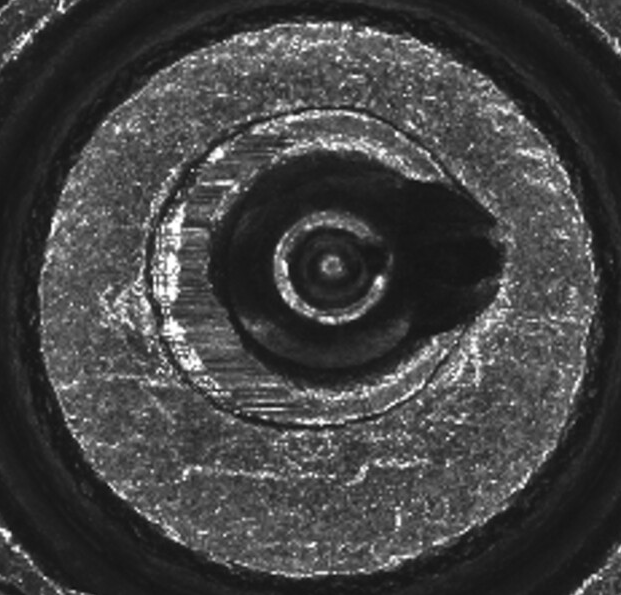
#> input picture Data/Picture1.png, 621 x 595 px; its folder holds 4 pictures in this run
$ python data_ingestion_preprocess.py
#> lines starting #> are read from the running program, lines starting #| are printed output that depends on the picture; after the words box and inside, x2 and y2 are one past the last pixel; in counts of white or black regions, pixels touching at a corner belong together
### src/components/firing_pin_impression.py
# Library Imports
import sys
import os

import pandas as pd
import numpy as np
from glob import glob
import cv2
import matplotlib.pylab as plt
from itertools import chain

import hdbscan

from src.exception import CustomException
from src.logger import logging
from dataclasses import dataclass

@dataclass
class Firing_pin_config:
    masked_final_image:str = os.path.join('Data','Masked_output_image')

class firing_pin_identification:
    def __init__(self):
        self.firing_pin = Firing_pin_config()

    def firing_pin_hough(self):
        try:
            # Read OTSU image.
            img = cv2.imread("Data/Otsu.png", cv2.IMREAD_COLOR)

            # Convert to grayscale.
            gray = cv2.cvtColor(img, cv2.COLOR_BGR2GRAY)

            # Blur using 3 * 3 kernel.
            gray_blurred = cv2.blur(gray, (3, 3))

            # Apply Hough transform on the blurred image.
            detected_circles = cv2.HoughCircles(gray_blurred,
                            cv2.HOUGH_GRADIENT, 1, 20,  param1 = 50,
                        param2 = 30, minRadius = 30, maxRadius = 50)

            # Draw circles that are detected.
            if detected_circles is not None:

                # Convert the circle parameters a, b and r to integers.
                detected_circles = np.uint16(np.around(detected_circles))

                for pt in detected_circles[0, :]:
                    a, b, r = pt[0], pt[1], pt[2]

                    # Draw the circumference of the circle.
                    cv2.circle(img, (a, b), r+20, (0, 255, 0), 2)

                    # Draw a small circle (of radius 1) to show the center.
                    cv2.circle(img, (a, b), 1, (0, 0, 255), 3)
                    cv2.imwrite("Data/Hough_circle.png", img)

            # Data points matching hough circle and firing pin points are identified.

            # Circle points
            new_img = np.zeros((gray.shape[0],gray.shape[1]),dtype='int8')

            for pt in detected_circles[0, :]:
                a, b, r = pt[0], pt[1], pt[2]

            # Draw the circumference of the circle.
            cv2.circle(new_img, (a, b), r+150, (255, 0, 0), 0)

            # Dataframe for circle points
            # Indexes for array
            indices = np.dstack(np.indices(new_img.shape))
            flatten_array = list(chain.from_iterable(indices))

            # Dataframe with pixel values and positions
            df_circle = pd.DataFrame(flatten_array,columns=['rows','columns'])
            df_circle['values'] = new_img.flatten()
            new = df_circle[df_circle['values']!=0] # Circle points

            # Greyscale points
            gray_img = np.copy(gray)

            # Dataframe for gray image points
            # Indexes for array
            indices = np.dstack(np.indices(gray_img.shape))
            flatten_array = list(chain.from_iterable(indices))

            # Dataframe with pixel values and positions
            df_gray = pd.DataFrame(flatten_array,columns=['rows','columns'])
            df_gray['values_gray'] = gray_img.flatten()

            # Matching points between cicle and FP points in original image
            merged_df = pd.merge(df_circle, df_gray, on=["rows", "columns"])

            # Matching points
            merged_df["patch"] = np.where((merged_df['values'] == 127) & (merged_df['values_gray'] <100), 255, 0)

            # Save patch
            patch = np.array(merged_df['patch'])
            patch = np.reshape(patch,new_img.shape)
            patch = np.uint8(patch)
            cv2.imwrite('Data/patch.png',patch)

            # Finding midpoint of patch using edge detection

            #ORB
            # Oriented FAST and Rotated BRIEF
            img = cv2.imread("Data/patch.png", 0)

            orb = cv2.ORB_create(1)

            kp, des = orb.detectAndCompute(img, None)

            # Draw keypoints location
            img2 = cv2.drawKeypoints(img, kp, None, flags=None)

            # Point
            import math
            for x in kp:
                i = math.ceil(x.pt[0])
                j = math.ceil(x.pt[1])

            # Arrow for FP drag
            new_img = cv2.imread("Data/Final.png")

            cv2.circle(new_img, (detected_circles[0][0][0],detected_circles[0][0][1]), 15, (255,0,0), 3)
            cv2.arrowedLine(new_img, (detected_circles[0][0][0],detected_circles[0][0][1]), (i,j), (255,0,0), 3, 5, 0, 0.1)

            cv2.imwrite('Data/Final_image.png',new_img)


        except Exception as e:
            raise CustomException(e,sys)

### src/components/model_training_masking.py
# Library Imports
import sys
import os

import pandas as pd
import numpy as np
from glob import glob
import cv2
import matplotlib.pylab as plt

import hdbscan

from src.exception import CustomException
from src.logger import logging
from dataclasses import dataclass

@dataclass
class ModeltrainerConfig:
    output_file_path:str = os.path.join('Data','BF_Output.png')

class Modeltrainer:
    def __init__(self):
        self.model_trainer_config = ModeltrainerConfig()

    def model(self,df,pic_shape):
        try:
            # Model training to find clusters
            # HDBSCAN algorithm

            df_use = df[(df['values']==255)] # To get the breech-face impression part of image.

            clusterer = hdbscan.HDBSCAN(min_cluster_size=200, gen_min_span_tree=True, min_samples=4)
            clusterer.fit(df_use.iloc[:,:2])

            # Merging clusters to Dataframe
            df_use['HDBSCAN_labels']=clusterer.labels_
            fin_df = pd.merge(df, df_use, on=["rows", "columns"], how='left')
            fin_df['HDBSCAN_labels'] = fin_df['HDBSCAN_labels'].fillna(-2).astype(int)

            # Take data points from the breech-face cluster and mask original image.

            test = fin_df.groupby(by='HDBSCAN_labels').count()
            test.drop([-2], axis=0, inplace=True)

            test = test.reset_index().sort_values(by='values_y',ascending=False)
            label = test['HDBSCAN_labels'].iloc[0]

            fin_df["mask"] = np.where((fin_df["HDBSCAN_labels"] == label), 255, 0)

            #Visualize mask area
            arr = fin_df['mask'].array.reshape(pic_shape)
            exp_arr = np.expand_dims(arr, axis=(-1))
            sam = np.uint8(exp_arr)

            # Mask original image
            sam_img = cv2.imread("Data/Picture.png")

            pixels = fin_df[fin_df['mask'] == 255]
            lis1 = list(pixels['rows'])
            lis2 = list(pixels['columns'])

            for i, j in zip(lis1, lis2):
                sam_img[i][j] = [0,0,255]

            cv2.imwrite(self.model_trainer_config.output_file_path,sam_img)

        except Exception as e:
            raise CustomException(e,sys)


### src/exception.py
import sys
from src.logger import logging


def error_message_detail(error,error_detail:sys):
    _,_,exc_tb = error_detail.exc_info() # exc_tb will be traceback object
    file_name = exc_tb.tb_frame.f_code.co_filename
    error_message = "Error occurred in python script name [{0}] line number [{1}] error message [{2}]".format(
        file_name,exc_tb.tb_lineno,str(error))
    return error_message

class CustomException(Exception):
    def __init__(self,error_message,error_detail:sys):
        super().__init__(error_message)
        self.error_message = error_message_detail(error_message, error_detail=error_detail)

    def __str__(self):
        return self.error_message

# [6 lines of commented-out code are left out]


### src/components/data_ingestion_preprocess.py
# Library imports
import pandas as pd
import numpy as np

from glob import glob
import cv2
import matplotlib.pylab as plt
import seaborn as sns

from collections import Counter

from itertools import chain
from dataclasses import dataclass
import os
import sys

from model_training_masking import Modeltrainer
from firing_pin_impression import firing_pin_identification

from src.exception import CustomException
from src.logger import logging

@dataclass
class DataIngestionConfig:
    picture:str = os.path.join('Data','Picture.png')
    otsu:str = os.path.join('Data','Otsu.png')


class Data_ingestion_process:
    def __init__(self):
        self.ingestion_config = DataIngestionConfig()

    def initiate_data_ingestion(self):
        try:
            # Import image data
            pic = glob("Data/Picture1.png")
            img = cv2.imread(pic[0])
#> img is the input picture: shape (595, 621, 3); min 12, max 255, mean 67.2

            # Add to Data folder
            print(type(img))
#| <class 'numpy.ndarray'>
            cv2.imwrite(self.ingestion_config.picture, img)

        except Exception as e:
            raise CustomException(e,sys)

    def preprocess(self):
        try:
            # Converting image to grayscale
            img = cv2.imread(self.ingestion_config.picture)
            img_gray = cv2.cvtColor(img, cv2.COLOR_RGB2GRAY)


            # OTSU for segmentation
            # Creating a CLAHE object
            clahe = cv2.createCLAHE(clipLimit=2.0, tileGridSize=(8,8))
            clahe_img = clahe.apply(img_gray)
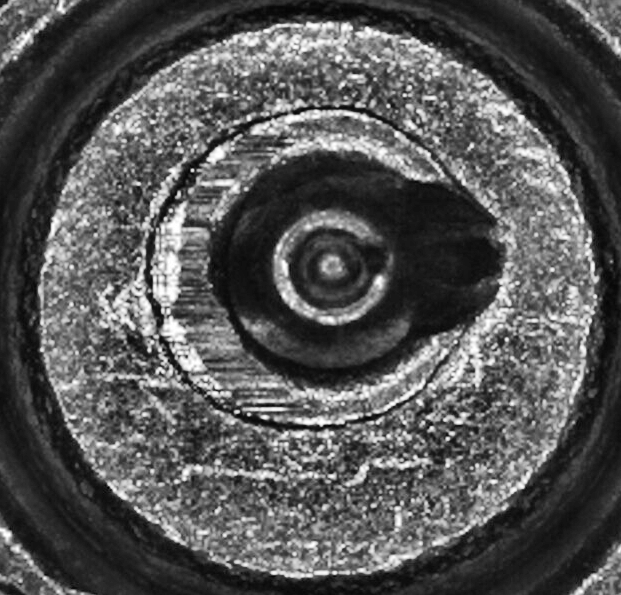
#> clahe_img: shape (595, 621); min 4, max 255, mean 85.1

            plt.hist(clahe_img.flat, bins =100, range=(0,255))

            # Otsu's thresholding, automatically finds the threshold point.
            ret1,th1 = cv2.threshold(clahe_img,0,255,cv2.THRESH_BINARY+cv2.THRESH_OTSU)
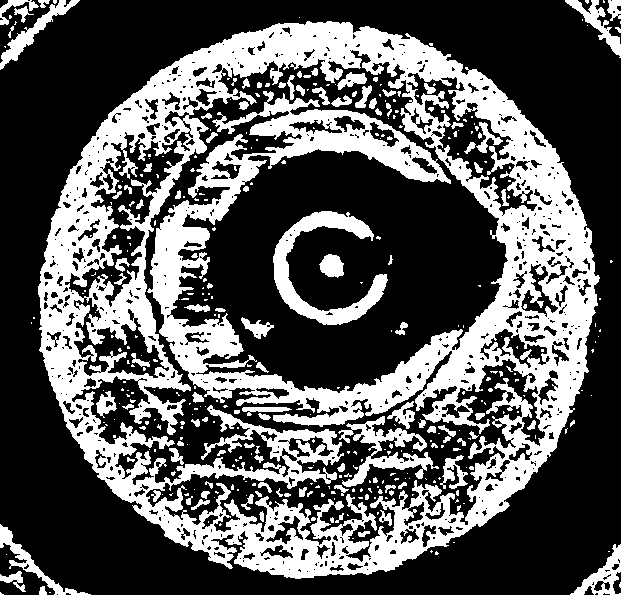
#> th1: shape (595, 621); 34.8% white; 378 white regions (266 under 20 px), largest, box (x1, y1, x2, y2) and area: (38, 21, 600, 579) 109087, (273, 211, 388, 325) 3806, (338, 416, 439, 487) 2185
#> ret1 = 101
            cv2.imwrite(self.ingestion_config.otsu,th1)

            # Creating a dataframe of pixel data for model training
            fin_pic = np.copy(th1)

            # Indexes from array
            indices = np.dstack(np.indices(fin_pic.shape))
            flatten_array = list(chain.from_iterable(indices))

            # Dataframe with pixel values and positions
            df = pd.DataFrame(flatten_array,columns=['rows','columns'])
#> df = table of 369495 rows and 2 columns
            df['values'] = th1.flatten()
            return(df, fin_pic.shape)

        except Exception as e:
            raise CustomException(e,sys)

if __name__=="__main__":
    obj = Data_ingestion_process()
    obj.initiate_data_ingestion()
    df,pic_shape = obj.preprocess()
#> df = table of 369495 rows and 3 columns; pic_shape = (595, 621)

    model = Modeltrainer()
    model.model(df,pic_shape)
#> (the call stopped at in model, `clusterer = hdbscan.HDBSCAN(min_cluster_size=200, gen_min_span_tree=Tr..`: hdbscan is not available in this run)

    firing = firing_pin_identification()
    firing.firing_pin_hough()
#> in firing_pin_hough, `gray_blurred = cv2.blur(gray, (3, 3))`:
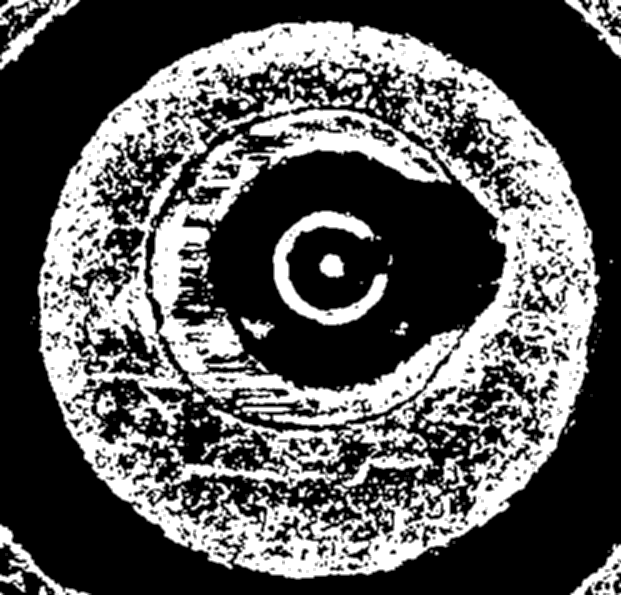
#> gray_blurred: shape (595, 621); min 0, max 255, mean 88.7
#> in firing_pin_hough, `detected_circles = cv2.HoughCircles(gray_blurred, cv2.HOUGH_GRADIENT, ..`: detected_circles = None
#> (the run stopped early here; a loop or call above may not have finished)
